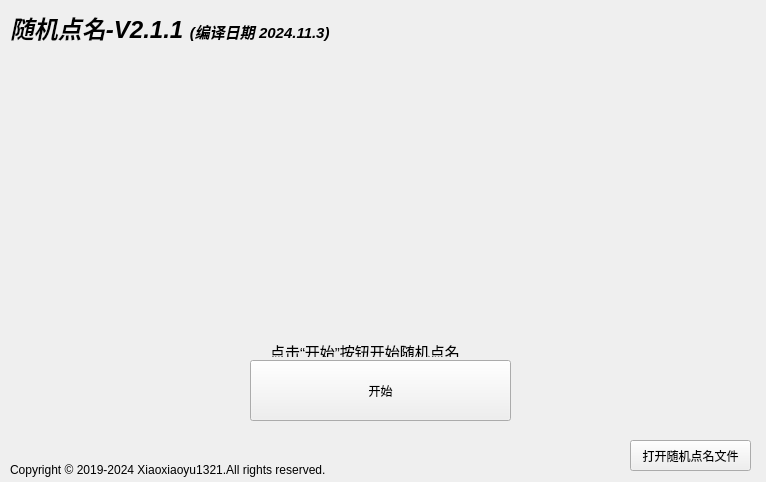
<?xml version="1.0" encoding="UTF-8"?>
<ui version="4.0">
 <class>MainWindow</class>
 <widget class="QMainWindow" name="MainWindow">
  <property name="geometry">
   <rect>
    <x>0</x>
    <y>0</y>
    <width>766</width>
    <height>482</height>
   </rect>
  </property>
  <property name="windowTitle">
   <string>随机点名</string>
  </property>
  <widget class="QWidget" name="centralwidget">
   <widget class="QLabel" name="label">
    <property name="geometry">
     <rect>
      <x>10</x>
      <y>10</y>
      <width>381</width>
      <height>31</height>
     </rect>
    </property>
    <property name="text">
     <string>&lt;html&gt;&lt;head/&gt;&lt;body&gt;&lt;p&gt;&lt;span style=&quot; font-size:18pt; font-weight:600; font-style:italic;&quot;&gt;随机点名-V2.1.1 &lt;/span&gt;&lt;span style=&quot; font-size:11pt; font-weight:600; font-style:italic;&quot;&gt;(编译日期 2024.11.3)&lt;/span&gt;&lt;/p&gt;&lt;/body&gt;&lt;/html&gt;</string>
    </property>
   </widget>
   <widget class="QLabel" name="label_2">
    <property name="geometry">
     <rect>
      <x>270</x>
      <y>340</y>
      <width>210</width>
      <height>17</height>
     </rect>
    </property>
    <property name="text">
     <string>&lt;html&gt;&lt;head/&gt;&lt;body&gt;&lt;p&gt;&lt;span style=&quot; font-size:11pt;&quot;&gt;点击“开始”按钮开始随机点名&lt;/span&gt;&lt;/p&gt;&lt;/body&gt;&lt;/html&gt;</string>
    </property>
   </widget>
   <widget class="QPushButton" name="Start_button">
    <property name="geometry">
     <rect>
      <x>250</x>
      <y>360</y>
      <width>261</width>
      <height>61</height>
     </rect>
    </property>
    <property name="text">
     <string>开始</string>
    </property>
   </widget>
   <widget class="QPushButton" name="OpenFile_button">
    <property name="geometry">
     <rect>
      <x>630</x>
      <y>440</y>
      <width>121</width>
      <height>31</height>
     </rect>
    </property>
    <property name="text">
     <string>打开随机点名文件</string>
    </property>
   </widget>
   <widget class="QLabel" name="Name_label">
    <property name="geometry">
     <rect>
      <x>210</x>
      <y>130</y>
      <width>351</width>
      <height>111</height>
     </rect>
    </property>
    <property name="minimumSize">
     <size>
      <width>351</width>
      <height>111</height>
     </size>
    </property>
    <property name="maximumSize">
     <size>
      <width>351</width>
      <height>111</height>
     </size>
    </property>
    <property name="text">
     <string>&lt;html&gt;&lt;head/&gt;&lt;body&gt;&lt;p align=&quot;center&quot;&gt;&lt;br/&gt;&lt;/p&gt;&lt;/body&gt;&lt;/html&gt;</string>
    </property>
   </widget>
   <widget class="QLabel" name="label_3">
    <property name="geometry">
     <rect>
      <x>10</x>
      <y>460</y>
      <width>381</width>
      <height>21</height>
     </rect>
    </property>
    <property name="text">
     <string>&lt;html&gt;&lt;head/&gt;&lt;body&gt;&lt;p&gt;&lt;span style=&quot; font-family:'思源黑体 CN Light','sans-serif';&quot;&gt;Copyright © 2019-2024 Xiaoxiaoyu1321.All rights reserved.&lt;/span&gt;&lt;/p&gt;&lt;/body&gt;&lt;/html&gt;</string>
    </property>
   </widget>
  </widget>
 </widget>
 <resources/>
 <connections/>
</ui>
